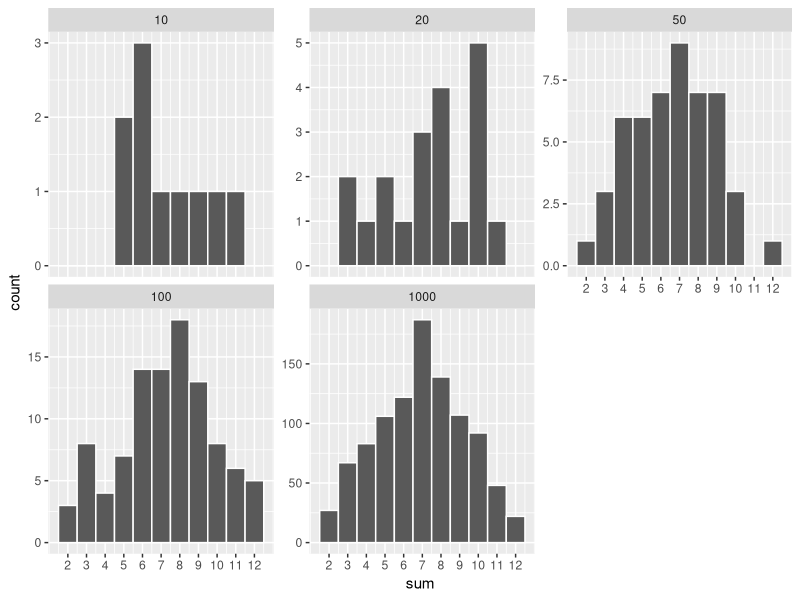

This chart was generated by the following R code:
#
#
#
#
#
#
#
#
#
#
#
#
#
#| message: false
library(tidyverse)
#
#
#
#| cache: true
throw_dice <- function(n, weights = rep(1 / 6, 6)) {
  die1 <- sample(1:6, size = n, replace = TRUE, prob = weights)
  die2 <- sample(1:6, size = n, replace = TRUE, prob = weights)
  die1 + die2
}
#
#
#
set.seed(10)

n_values <- c(10, 20, 50, 100, 1000)

samples <- map(n_values, ~ throw_dice(.x))

df <- tibble(
  n = factor(rep(n_values, times = n_values), levels = n_values),
  sum = unlist(samples)
)

ggplot(df, aes(sum)) +
  geom_histogram(binwidth = 1, color = "white") +
  facet_wrap(~ n, scales = "free_y") +
  scale_x_continuous(breaks = 2:12)
#
#
#
#
